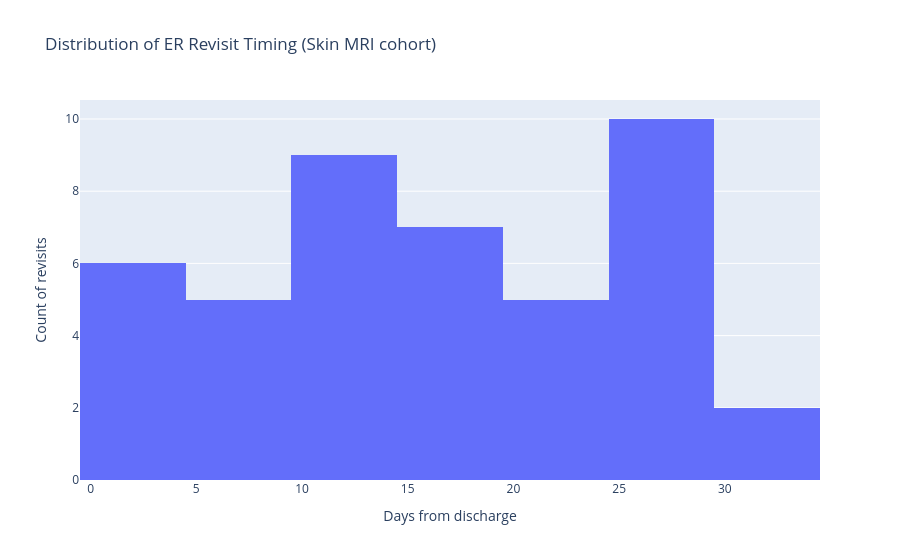

Notebook code cell kept with this figure:
### Markdown cell above
## 3) ER revisit timing (histogram)

Histogram of days from discharge to the first **ER revisit** (within 30 days) for the Skin MRI cohort.

### Code cell
if not revisit.empty:
    fig3 = px.histogram(
        revisit.assign(delta_days=revisit["delta_days"].astype(int)),
        x="delta_days",
        nbins=15,
        title="Distribution of ER Revisit Timing (Skin MRI cohort)"
    )
    fig3.update_layout(xaxis_title="Days from discharge", yaxis_title="Count of revisits")
    fig3.show()
    pio.write_html(fig3, file=str(OUT_I / "er_revisit_hist.html"), auto_open=False, include_plotlyjs="cdn")
else:
    print("No ER revisits found in the Skin MRI cohort for this synthetic sample.")

### Figure 1 — Plotly figure (JSON) as saved in the notebook; plotly's stock layout.template omitted (floating-point values rounded to 4 significant figures)
{"data": [{"bingroup": "x", "hovertemplate": "delta_days=%{x}<br>count=%{y}<extra></extra>", "legendgroup": "", "marker": {"color": "#636efa", "pattern": {"shape": ""}}, "name": "", "nbinsx": 15, "orientation": "v", "showlegend": false, "type": "histogram", "x": [28, 20, 5, 14, 5, 13, 17, 14, 30, 17, 17, 23, 0, 1, 16, 11, 28, 25, 30, 5, 28, 27, 2, 22, 29, 12, 1, 14, 8, 11, 11, 16, 9, 25, 26, 11, 24, 2, 17, 23, 19, 29, 4, 28], "xaxis": "x", "yaxis": "y"}], "layout": {"barmode": "relative", "legend": {"tracegroupgap": 0}, "title": {"text": "Distribution of ER Revisit Timing (Skin MRI cohort)"}, "xaxis": {"anchor": "y", "domain": [0, 1], "title": {"text": "Days from discharge"}}, "yaxis": {"anchor": "x", "domain": [0, 1], "title": {"text": "Count of revisits"}}}}
